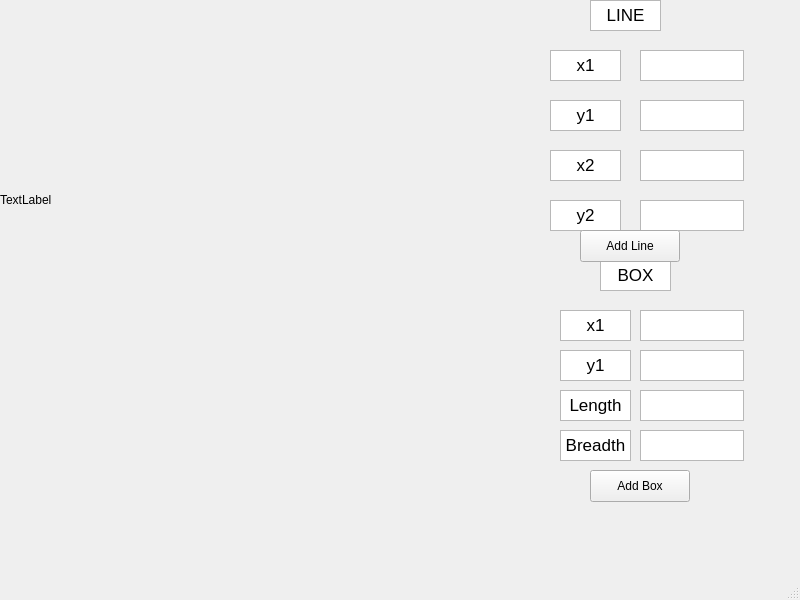
<?xml version="1.0" encoding="UTF-8"?>
<ui version="4.0">
 <class>anshAssignment3</class>
 <widget class="QMainWindow" name="anshAssignment3">
  <property name="geometry">
   <rect>
    <x>0</x>
    <y>0</y>
    <width>800</width>
    <height>600</height>
   </rect>
  </property>
  <property name="windowTitle">
   <string>anshAssignment3</string>
  </property>
  <widget class="QWidget" name="centralwidget">
   <widget class="QLabel" name="label">
    <property name="geometry">
     <rect>
      <x>0</x>
      <y>0</y>
      <width>400</width>
      <height>400</height>
     </rect>
    </property>
    <property name="text">
     <string>TextLabel</string>
    </property>
   </widget>
   <widget class="QTextEdit" name="textEdit">
    <property name="geometry">
     <rect>
      <x>590</x>
      <y>0</y>
      <width>71</width>
      <height>31</height>
     </rect>
    </property>
    <property name="html">
     <string>&lt;!DOCTYPE HTML PUBLIC &quot;-//W3C//DTD HTML 4.0//EN&quot; &quot;http://www.w3.org/TR/REC-html40/strict.dtd&quot;&gt;
&lt;html&gt;&lt;head&gt;&lt;meta name=&quot;qrichtext&quot; content=&quot;1&quot; /&gt;&lt;meta charset=&quot;utf-8&quot; /&gt;&lt;style type=&quot;text/css&quot;&gt;
p, li { white-space: pre-wrap; }
hr { height: 1px; border-width: 0; }
li.unchecked::marker { content: &quot;\2610&quot;; }
li.checked::marker { content: &quot;\2612&quot;; }
&lt;/style&gt;&lt;/head&gt;&lt;body style=&quot; font-family:'.AppleSystemUIFont'; font-size:13pt; font-weight:400; font-style:normal;&quot;&gt;
&lt;p align=&quot;center&quot; style=&quot; margin-top:0px; margin-bottom:0px; margin-left:0px; margin-right:0px; -qt-block-indent:0; text-indent:0px;&quot;&gt;LINE&lt;/p&gt;&lt;/body&gt;&lt;/html&gt;</string>
    </property>
   </widget>
   <widget class="QTextEdit" name="textEdit_2">
    <property name="geometry">
     <rect>
      <x>550</x>
      <y>50</y>
      <width>71</width>
      <height>31</height>
     </rect>
    </property>
    <property name="html">
     <string>&lt;!DOCTYPE HTML PUBLIC &quot;-//W3C//DTD HTML 4.0//EN&quot; &quot;http://www.w3.org/TR/REC-html40/strict.dtd&quot;&gt;
&lt;html&gt;&lt;head&gt;&lt;meta name=&quot;qrichtext&quot; content=&quot;1&quot; /&gt;&lt;meta charset=&quot;utf-8&quot; /&gt;&lt;style type=&quot;text/css&quot;&gt;
p, li { white-space: pre-wrap; }
hr { height: 1px; border-width: 0; }
li.unchecked::marker { content: &quot;\2610&quot;; }
li.checked::marker { content: &quot;\2612&quot;; }
&lt;/style&gt;&lt;/head&gt;&lt;body style=&quot; font-family:'.AppleSystemUIFont'; font-size:13pt; font-weight:400; font-style:normal;&quot;&gt;
&lt;p align=&quot;center&quot; style=&quot; margin-top:0px; margin-bottom:0px; margin-left:0px; margin-right:0px; -qt-block-indent:0; text-indent:0px;&quot;&gt;x1&lt;/p&gt;&lt;/body&gt;&lt;/html&gt;</string>
    </property>
   </widget>
   <widget class="QTextEdit" name="textEdit_3">
    <property name="geometry">
     <rect>
      <x>550</x>
      <y>100</y>
      <width>71</width>
      <height>31</height>
     </rect>
    </property>
    <property name="html">
     <string>&lt;!DOCTYPE HTML PUBLIC &quot;-//W3C//DTD HTML 4.0//EN&quot; &quot;http://www.w3.org/TR/REC-html40/strict.dtd&quot;&gt;
&lt;html&gt;&lt;head&gt;&lt;meta name=&quot;qrichtext&quot; content=&quot;1&quot; /&gt;&lt;meta charset=&quot;utf-8&quot; /&gt;&lt;style type=&quot;text/css&quot;&gt;
p, li { white-space: pre-wrap; }
hr { height: 1px; border-width: 0; }
li.unchecked::marker { content: &quot;\2610&quot;; }
li.checked::marker { content: &quot;\2612&quot;; }
&lt;/style&gt;&lt;/head&gt;&lt;body style=&quot; font-family:'.AppleSystemUIFont'; font-size:13pt; font-weight:400; font-style:normal;&quot;&gt;
&lt;p align=&quot;center&quot; style=&quot; margin-top:0px; margin-bottom:0px; margin-left:0px; margin-right:0px; -qt-block-indent:0; text-indent:0px;&quot;&gt;y1&lt;/p&gt;&lt;/body&gt;&lt;/html&gt;</string>
    </property>
   </widget>
   <widget class="QTextEdit" name="textEdit_4">
    <property name="geometry">
     <rect>
      <x>550</x>
      <y>150</y>
      <width>71</width>
      <height>31</height>
     </rect>
    </property>
    <property name="html">
     <string>&lt;!DOCTYPE HTML PUBLIC &quot;-//W3C//DTD HTML 4.0//EN&quot; &quot;http://www.w3.org/TR/REC-html40/strict.dtd&quot;&gt;
&lt;html&gt;&lt;head&gt;&lt;meta name=&quot;qrichtext&quot; content=&quot;1&quot; /&gt;&lt;meta charset=&quot;utf-8&quot; /&gt;&lt;style type=&quot;text/css&quot;&gt;
p, li { white-space: pre-wrap; }
hr { height: 1px; border-width: 0; }
li.unchecked::marker { content: &quot;\2610&quot;; }
li.checked::marker { content: &quot;\2612&quot;; }
&lt;/style&gt;&lt;/head&gt;&lt;body style=&quot; font-family:'.AppleSystemUIFont'; font-size:13pt; font-weight:400; font-style:normal;&quot;&gt;
&lt;p align=&quot;center&quot; style=&quot; margin-top:0px; margin-bottom:0px; margin-left:0px; margin-right:0px; -qt-block-indent:0; text-indent:0px;&quot;&gt;x2&lt;/p&gt;&lt;/body&gt;&lt;/html&gt;</string>
    </property>
   </widget>
   <widget class="QTextEdit" name="textEdit_5">
    <property name="geometry">
     <rect>
      <x>550</x>
      <y>200</y>
      <width>71</width>
      <height>31</height>
     </rect>
    </property>
    <property name="html">
     <string>&lt;!DOCTYPE HTML PUBLIC &quot;-//W3C//DTD HTML 4.0//EN&quot; &quot;http://www.w3.org/TR/REC-html40/strict.dtd&quot;&gt;
&lt;html&gt;&lt;head&gt;&lt;meta name=&quot;qrichtext&quot; content=&quot;1&quot; /&gt;&lt;meta charset=&quot;utf-8&quot; /&gt;&lt;style type=&quot;text/css&quot;&gt;
p, li { white-space: pre-wrap; }
hr { height: 1px; border-width: 0; }
li.unchecked::marker { content: &quot;\2610&quot;; }
li.checked::marker { content: &quot;\2612&quot;; }
&lt;/style&gt;&lt;/head&gt;&lt;body style=&quot; font-family:'.AppleSystemUIFont'; font-size:13pt; font-weight:400; font-style:normal;&quot;&gt;
&lt;p align=&quot;center&quot; style=&quot; margin-top:0px; margin-bottom:0px; margin-left:0px; margin-right:0px; -qt-block-indent:0; text-indent:0px;&quot;&gt;y2&lt;/p&gt;&lt;/body&gt;&lt;/html&gt;</string>
    </property>
   </widget>
   <widget class="QTextEdit" name="textEdit_6">
    <property name="geometry">
     <rect>
      <x>600</x>
      <y>260</y>
      <width>71</width>
      <height>31</height>
     </rect>
    </property>
    <property name="html">
     <string>&lt;!DOCTYPE HTML PUBLIC &quot;-//W3C//DTD HTML 4.0//EN&quot; &quot;http://www.w3.org/TR/REC-html40/strict.dtd&quot;&gt;
&lt;html&gt;&lt;head&gt;&lt;meta name=&quot;qrichtext&quot; content=&quot;1&quot; /&gt;&lt;meta charset=&quot;utf-8&quot; /&gt;&lt;style type=&quot;text/css&quot;&gt;
p, li { white-space: pre-wrap; }
hr { height: 1px; border-width: 0; }
li.unchecked::marker { content: &quot;\2610&quot;; }
li.checked::marker { content: &quot;\2612&quot;; }
&lt;/style&gt;&lt;/head&gt;&lt;body style=&quot; font-family:'.AppleSystemUIFont'; font-size:13pt; font-weight:400; font-style:normal;&quot;&gt;
&lt;p align=&quot;center&quot; style=&quot; margin-top:0px; margin-bottom:0px; margin-left:0px; margin-right:0px; -qt-block-indent:0; text-indent:0px;&quot;&gt;BOX&lt;/p&gt;&lt;/body&gt;&lt;/html&gt;</string>
    </property>
   </widget>
   <widget class="QTextEdit" name="textEdit_7">
    <property name="geometry">
     <rect>
      <x>560</x>
      <y>310</y>
      <width>71</width>
      <height>31</height>
     </rect>
    </property>
    <property name="html">
     <string>&lt;!DOCTYPE HTML PUBLIC &quot;-//W3C//DTD HTML 4.0//EN&quot; &quot;http://www.w3.org/TR/REC-html40/strict.dtd&quot;&gt;
&lt;html&gt;&lt;head&gt;&lt;meta name=&quot;qrichtext&quot; content=&quot;1&quot; /&gt;&lt;meta charset=&quot;utf-8&quot; /&gt;&lt;style type=&quot;text/css&quot;&gt;
p, li { white-space: pre-wrap; }
hr { height: 1px; border-width: 0; }
li.unchecked::marker { content: &quot;\2610&quot;; }
li.checked::marker { content: &quot;\2612&quot;; }
&lt;/style&gt;&lt;/head&gt;&lt;body style=&quot; font-family:'.AppleSystemUIFont'; font-size:13pt; font-weight:400; font-style:normal;&quot;&gt;
&lt;p align=&quot;center&quot; style=&quot; margin-top:0px; margin-bottom:0px; margin-left:0px; margin-right:0px; -qt-block-indent:0; text-indent:0px;&quot;&gt;x1&lt;/p&gt;&lt;/body&gt;&lt;/html&gt;</string>
    </property>
   </widget>
   <widget class="QTextEdit" name="textEdit_8">
    <property name="geometry">
     <rect>
      <x>560</x>
      <y>350</y>
      <width>71</width>
      <height>31</height>
     </rect>
    </property>
    <property name="html">
     <string>&lt;!DOCTYPE HTML PUBLIC &quot;-//W3C//DTD HTML 4.0//EN&quot; &quot;http://www.w3.org/TR/REC-html40/strict.dtd&quot;&gt;
&lt;html&gt;&lt;head&gt;&lt;meta name=&quot;qrichtext&quot; content=&quot;1&quot; /&gt;&lt;meta charset=&quot;utf-8&quot; /&gt;&lt;style type=&quot;text/css&quot;&gt;
p, li { white-space: pre-wrap; }
hr { height: 1px; border-width: 0; }
li.unchecked::marker { content: &quot;\2610&quot;; }
li.checked::marker { content: &quot;\2612&quot;; }
&lt;/style&gt;&lt;/head&gt;&lt;body style=&quot; font-family:'.AppleSystemUIFont'; font-size:13pt; font-weight:400; font-style:normal;&quot;&gt;
&lt;p align=&quot;center&quot; style=&quot; margin-top:0px; margin-bottom:0px; margin-left:0px; margin-right:0px; -qt-block-indent:0; text-indent:0px;&quot;&gt;y1&lt;/p&gt;&lt;/body&gt;&lt;/html&gt;</string>
    </property>
   </widget>
   <widget class="QTextEdit" name="textEdit_9">
    <property name="geometry">
     <rect>
      <x>560</x>
      <y>390</y>
      <width>71</width>
      <height>31</height>
     </rect>
    </property>
    <property name="html">
     <string>&lt;!DOCTYPE HTML PUBLIC &quot;-//W3C//DTD HTML 4.0//EN&quot; &quot;http://www.w3.org/TR/REC-html40/strict.dtd&quot;&gt;
&lt;html&gt;&lt;head&gt;&lt;meta name=&quot;qrichtext&quot; content=&quot;1&quot; /&gt;&lt;meta charset=&quot;utf-8&quot; /&gt;&lt;style type=&quot;text/css&quot;&gt;
p, li { white-space: pre-wrap; }
hr { height: 1px; border-width: 0; }
li.unchecked::marker { content: &quot;\2610&quot;; }
li.checked::marker { content: &quot;\2612&quot;; }
&lt;/style&gt;&lt;/head&gt;&lt;body style=&quot; font-family:'.AppleSystemUIFont'; font-size:13pt; font-weight:400; font-style:normal;&quot;&gt;
&lt;p align=&quot;center&quot; style=&quot; margin-top:0px; margin-bottom:0px; margin-left:0px; margin-right:0px; -qt-block-indent:0; text-indent:0px;&quot;&gt;Length&lt;/p&gt;&lt;/body&gt;&lt;/html&gt;</string>
    </property>
   </widget>
   <widget class="QTextEdit" name="textEdit_10">
    <property name="geometry">
     <rect>
      <x>560</x>
      <y>430</y>
      <width>71</width>
      <height>31</height>
     </rect>
    </property>
    <property name="html">
     <string>&lt;!DOCTYPE HTML PUBLIC &quot;-//W3C//DTD HTML 4.0//EN&quot; &quot;http://www.w3.org/TR/REC-html40/strict.dtd&quot;&gt;
&lt;html&gt;&lt;head&gt;&lt;meta name=&quot;qrichtext&quot; content=&quot;1&quot; /&gt;&lt;meta charset=&quot;utf-8&quot; /&gt;&lt;style type=&quot;text/css&quot;&gt;
p, li { white-space: pre-wrap; }
hr { height: 1px; border-width: 0; }
li.unchecked::marker { content: &quot;\2610&quot;; }
li.checked::marker { content: &quot;\2612&quot;; }
&lt;/style&gt;&lt;/head&gt;&lt;body style=&quot; font-family:'.AppleSystemUIFont'; font-size:13pt; font-weight:400; font-style:normal;&quot;&gt;
&lt;p align=&quot;center&quot; style=&quot; margin-top:0px; margin-bottom:0px; margin-left:0px; margin-right:0px; -qt-block-indent:0; text-indent:0px;&quot;&gt;Breadth&lt;/p&gt;&lt;/body&gt;&lt;/html&gt;</string>
    </property>
   </widget>
   <widget class="QPlainTextEdit" name="plainTextEdit">
    <property name="geometry">
     <rect>
      <x>640</x>
      <y>50</y>
      <width>104</width>
      <height>31</height>
     </rect>
    </property>
   </widget>
   <widget class="QPlainTextEdit" name="plainTextEdit_2">
    <property name="geometry">
     <rect>
      <x>640</x>
      <y>100</y>
      <width>104</width>
      <height>31</height>
     </rect>
    </property>
   </widget>
   <widget class="QPlainTextEdit" name="plainTextEdit_3">
    <property name="geometry">
     <rect>
      <x>640</x>
      <y>150</y>
      <width>104</width>
      <height>31</height>
     </rect>
    </property>
   </widget>
   <widget class="QPlainTextEdit" name="plainTextEdit_4">
    <property name="geometry">
     <rect>
      <x>640</x>
      <y>200</y>
      <width>104</width>
      <height>31</height>
     </rect>
    </property>
   </widget>
   <widget class="QPlainTextEdit" name="plainTextEdit_5">
    <property name="geometry">
     <rect>
      <x>640</x>
      <y>310</y>
      <width>104</width>
      <height>31</height>
     </rect>
    </property>
   </widget>
   <widget class="QPlainTextEdit" name="plainTextEdit_6">
    <property name="geometry">
     <rect>
      <x>640</x>
      <y>350</y>
      <width>104</width>
      <height>31</height>
     </rect>
    </property>
   </widget>
   <widget class="QPlainTextEdit" name="plainTextEdit_7">
    <property name="geometry">
     <rect>
      <x>640</x>
      <y>390</y>
      <width>104</width>
      <height>31</height>
     </rect>
    </property>
   </widget>
   <widget class="QPlainTextEdit" name="plainTextEdit_8">
    <property name="geometry">
     <rect>
      <x>640</x>
      <y>430</y>
      <width>104</width>
      <height>31</height>
     </rect>
    </property>
   </widget>
   <widget class="QPushButton" name="pushButton">
    <property name="geometry">
     <rect>
      <x>580</x>
      <y>230</y>
      <width>100</width>
      <height>32</height>
     </rect>
    </property>
    <property name="text">
     <string>Add Line</string>
    </property>
   </widget>
   <widget class="QPushButton" name="pushButton_2">
    <property name="geometry">
     <rect>
      <x>590</x>
      <y>470</y>
      <width>100</width>
      <height>32</height>
     </rect>
    </property>
    <property name="text">
     <string>Add Box</string>
    </property>
   </widget>
  </widget>
  <widget class="QMenuBar" name="menubar">
   <property name="geometry">
    <rect>
     <x>0</x>
     <y>0</y>
     <width>800</width>
     <height>22</height>
    </rect>
   </property>
  </widget>
  <widget class="QStatusBar" name="statusbar"/>
 </widget>
 <resources/>
 <connections/>
</ui>
